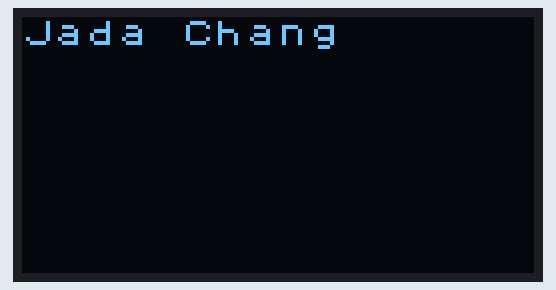
Simulated run of this sketch. Board: Arduino Uno, built with avr-gcc and run on an emulated ATmega328P. On the bench: 128×64 one-colour display.

Above: at 0.1 s.
At 2.2 s:
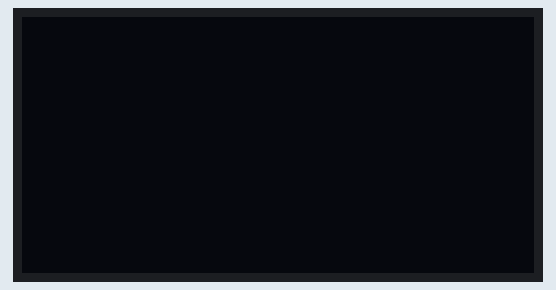

Measured:
- by itself, everything shown: repeats every 3.1 s, in 3 steps
- what the display in image 0 shows lasts 2.1 s, from 0.1 s to 2.2 s

The sketch:

LabD_pt3.ino
```cpp
//Import libraries
#include <Arduino.h>
#include <U8x8lib.h>

//set up display
U8X8_SSD1306_128X64_NONAME_HW_I2C u8x8(U8X8_PIN_NONE);

void setup() {
  u8x8.begin(); //start up OLED display
  u8x8.setFlipMode(1); // set to 1 or 0, depending on orientation of board
}

void loop() {
  //Display your name
  u8x8.setFont(u8x8_font_chroma48medium8_r);
  u8x8.setCursor(0,0);
  u8x8.print("Jada Chang");

  delay(1000); //pause 1 sec

  //Display class name
  u8x8.setFont(u8x8_font_chroma48medium8_r);
  u8x8.setCursor(0, 10);
  u8x8.print("in EECS1021");

  delay(1000); //pause 1 sec

  u8x8.clearDisplay(); //clear screen

  delay(1000);
}
```
